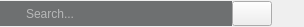
<?xml version="1.0" encoding="UTF-8"?>
<ui version="4.0">
 <class>SearchWidgetClass</class>
 <widget class="QWidget" name="SearchWidgetClass">
  <property name="geometry">
   <rect>
    <x>0</x>
    <y>0</y>
    <width>304</width>
    <height>27</height>
   </rect>
  </property>
  <property name="windowTitle">
   <string>Form</string>
  </property>
  <layout class="QVBoxLayout" name="verticalLayout">
   <property name="spacing">
    <number>0</number>
   </property>
   <property name="leftMargin">
    <number>0</number>
   </property>
   <property name="topMargin">
    <number>0</number>
   </property>
   <property name="rightMargin">
    <number>0</number>
   </property>
   <property name="bottomMargin">
    <number>0</number>
   </property>
   <item>
    <layout class="QHBoxLayout" name="m_horizontalLayout">
     <property name="spacing">
      <number>0</number>
     </property>
     <item>
      <widget class="QLineEdit" name="m_textSearch">
       <property name="sizePolicy">
        <sizepolicy hsizetype="Expanding" vsizetype="Fixed">
         <horstretch>0</horstretch>
         <verstretch>0</verstretch>
        </sizepolicy>
       </property>
       <property name="minimumSize">
        <size>
         <width>0</width>
         <height>25</height>
        </size>
       </property>
       <property name="styleSheet">
        <string notr="true">selection-background-color: rgb(233, 99, 0);
background: #6e7071;
background-image: url(:/stylesheet/img/search.png);
background-repeat: no-repeat;
background-position: left;
padding: 2 2 2 24;
color: rgb(255, 255, 255);</string>
       </property>
       <property name="inputMask">
        <string/>
       </property>
       <property name="text">
        <string/>
       </property>
       <property name="frame">
        <bool>false</bool>
       </property>
       <property name="placeholderText">
        <string>Search...</string>
       </property>
      </widget>
     </item>
     <item>
      <widget class="QPushButton" name="m_buttonClearFilter">
       <property name="sizePolicy">
        <sizepolicy hsizetype="Minimum" vsizetype="Minimum">
         <horstretch>0</horstretch>
         <verstretch>0</verstretch>
        </sizepolicy>
       </property>
       <property name="maximumSize">
        <size>
         <width>16777215</width>
         <height>25</height>
        </size>
       </property>
       <property name="text">
        <string/>
       </property>
       <property name="flat">
        <bool>false</bool>
       </property>
      </widget>
     </item>
     <item>
      <widget class="AzToolsFramework::AssetBrowser::SearchAssetTypeSelectorWidget" name="m_assetTypeSelector" native="true">
       <property name="sizePolicy">
        <sizepolicy hsizetype="Fixed" vsizetype="Fixed">
         <horstretch>0</horstretch>
         <verstretch>0</verstretch>
        </sizepolicy>
       </property>
       <property name="minimumSize">
        <size>
         <width>32</width>
         <height>25</height>
        </size>
       </property>
      </widget>
     </item>
    </layout>
   </item>
  </layout>
 </widget>
 <customwidgets>
  <customwidget>
   <class>AzToolsFramework::AssetBrowser::SearchAssetTypeSelectorWidget</class>
   <extends>QWidget</extends>
   <header>AzToolsFramework/AssetBrowser/Search/SearchAssetTypeSelectorWidget.h</header>
   <container>1</container>
  </customwidget>
 </customwidgets>
 <resources>
  <include location="search.qrc"/>
 </resources>
 <connections/>
</ui>
